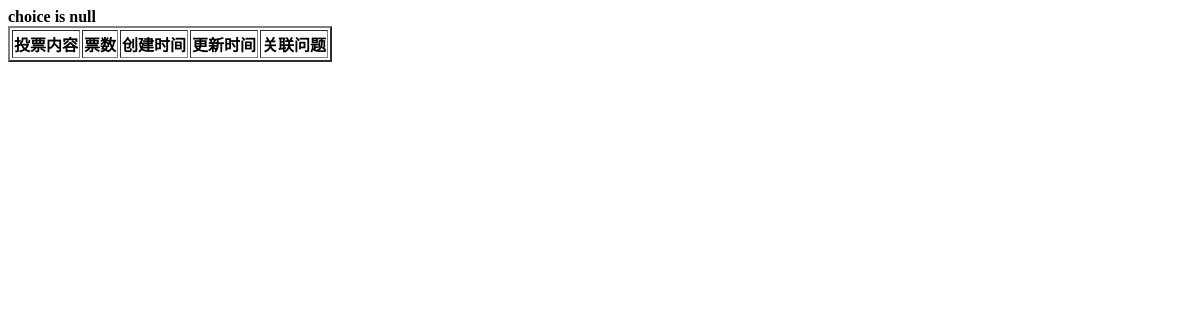
Before: /polls/choices/ with the older database file.
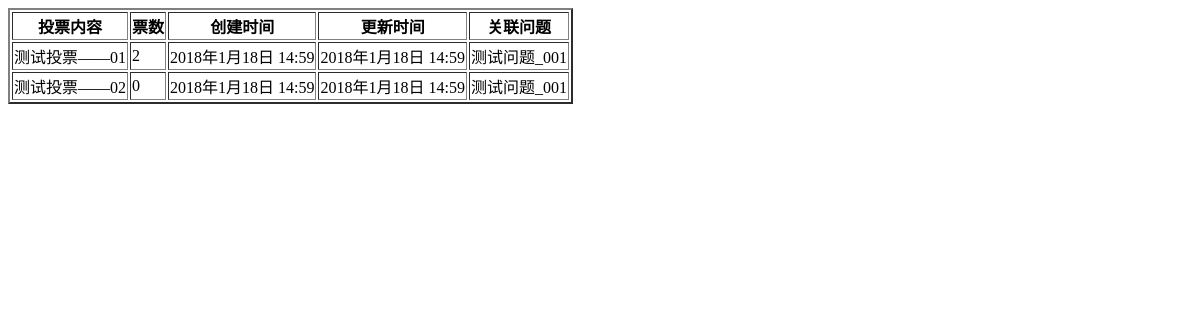
After: the same page with the newer database file.
### polls/models.py (models this page shows, shortened)
class Choice(models.Model):
    choiceObject = ChoiceManager()
    question = models.ForeignKey(Question)
    choice_text = models.CharField(max_length=200)
    votes = models.IntegerField(default=0)
    create_time = models.DateTimeField(auto_now_add=True)
    last_time = models.DateTimeField(auto_now=True)
    class Meta:
        db_table = 'choice' #定义数据表明，推荐写小写字母，不写，默认为项目名_类名小写
        ordering = ['id'] # 对象的默认排序字段  -id 降序   id 升序

class Question(models.Model):
    question_text = models.CharField(max_length=200)
    pub_date = models.DateTimeField('date published')
    create_time = models.DateTimeField(auto_now_add=True)
    last_time = models.DateTimeField(auto_now=True)
    def __str__(self):
        return self.question_text
    class Meta:
        db_table = 'question'
        ordering = ['id']

### polls/views.py (the view)
def getChoices(request):
    choicesList = Choice.choiceObject.all()
    return render(request,'polls/choices.html',{'choices':choicesList})

### polls/models.py (called while the page is built)
    def get_queryset(self):
        return super(ChoiceManager,self).get_queryset()

### polls/templates/polls/choices.html (shortened to what this page needs)
<!DOCTYPE html>
<html lang="en">
<head>
</head>
<body>
{% if not choices %}<b>choice is null</b>{% endif %}
<table border="2px">
    <tr>
        <th>投票内容</th>
        <th>票数</th>
        <th>创建时间</th>
        <th>更新时间</th>
        <th>关联问题</th>
    </tr>
    {% for choice in choices %}
    <tr>
        <td>{{ choice.choice_text }}</td>
        <td>{{ choice.votes }}</td>
        <td>{{ choice.create_time }}</td>
        <td>{{ choice.last_time }}</td>
        <td>{{ choice.question }}</td>
    </tr>
    {% endfor %}
</table>
</body>
</html>

Changed rows visible on the page:
added Choice: choice_text "测试投票——01", votes "2", create_time "2018年1月18日 14:59", last_time "2018年1月18日 14:59", question "测试问题_001"
added Choice: choice_text "测试投票——02", votes "0", create_time "2018年1月18日 14:59", last_time "2018年1月18日 14:59", question "测试问题_001"
Other visible differences:
text no longer shown: "choice is null"
